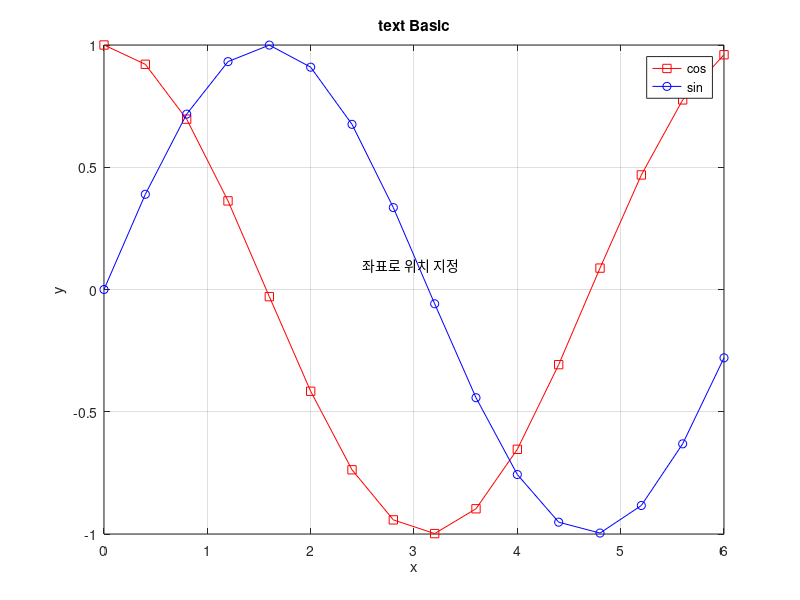

Reproduce this figure in MATLAB.
clc; clear;

t = 0:0.4:2*pi;
y1=cos(t); y2=sin(t);

plot(t, y1, '-rs', t, y2, '-bo');
title('text Basic');
legend('cos', 'sin');
xlabel('x'); ylabel('y');
text(2.5, 0.1, '좌표로 위치 지정');
grid on;
